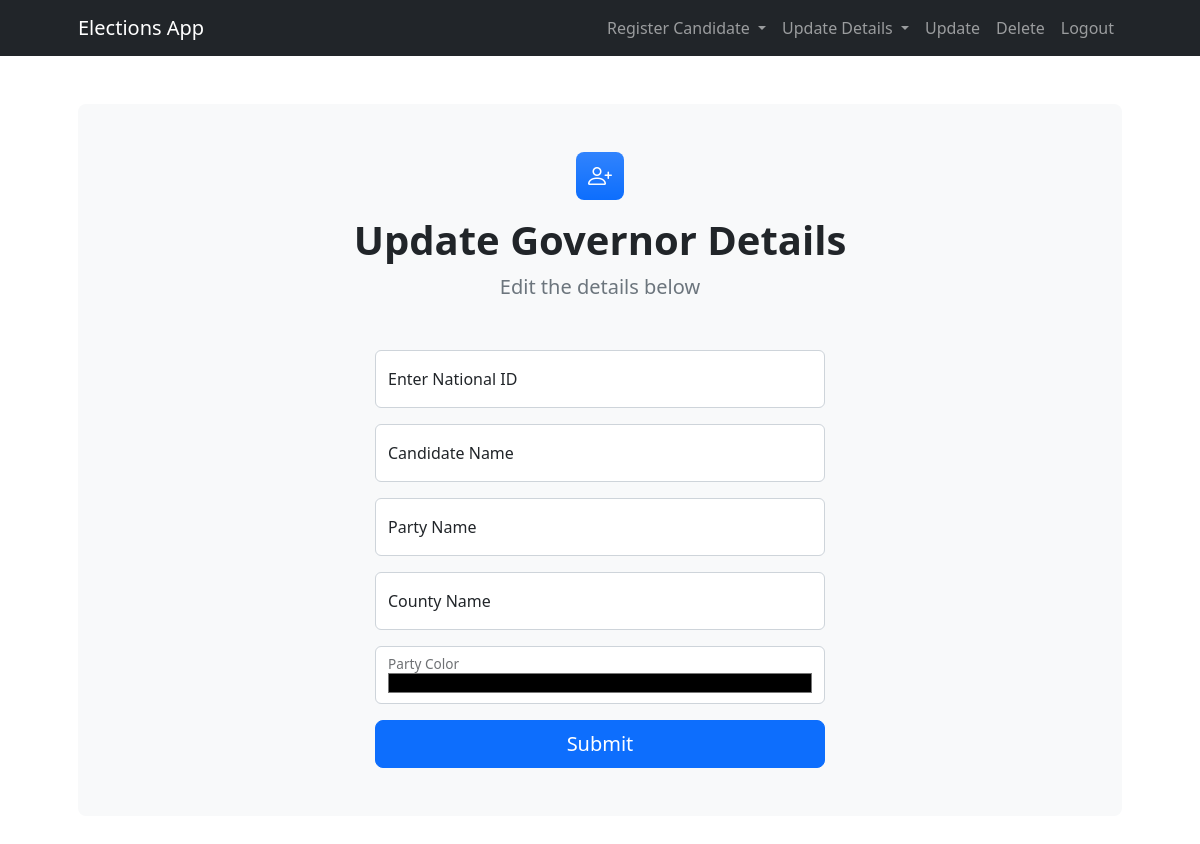
Page /admin/update/governor/34293561 on the earlier database version.
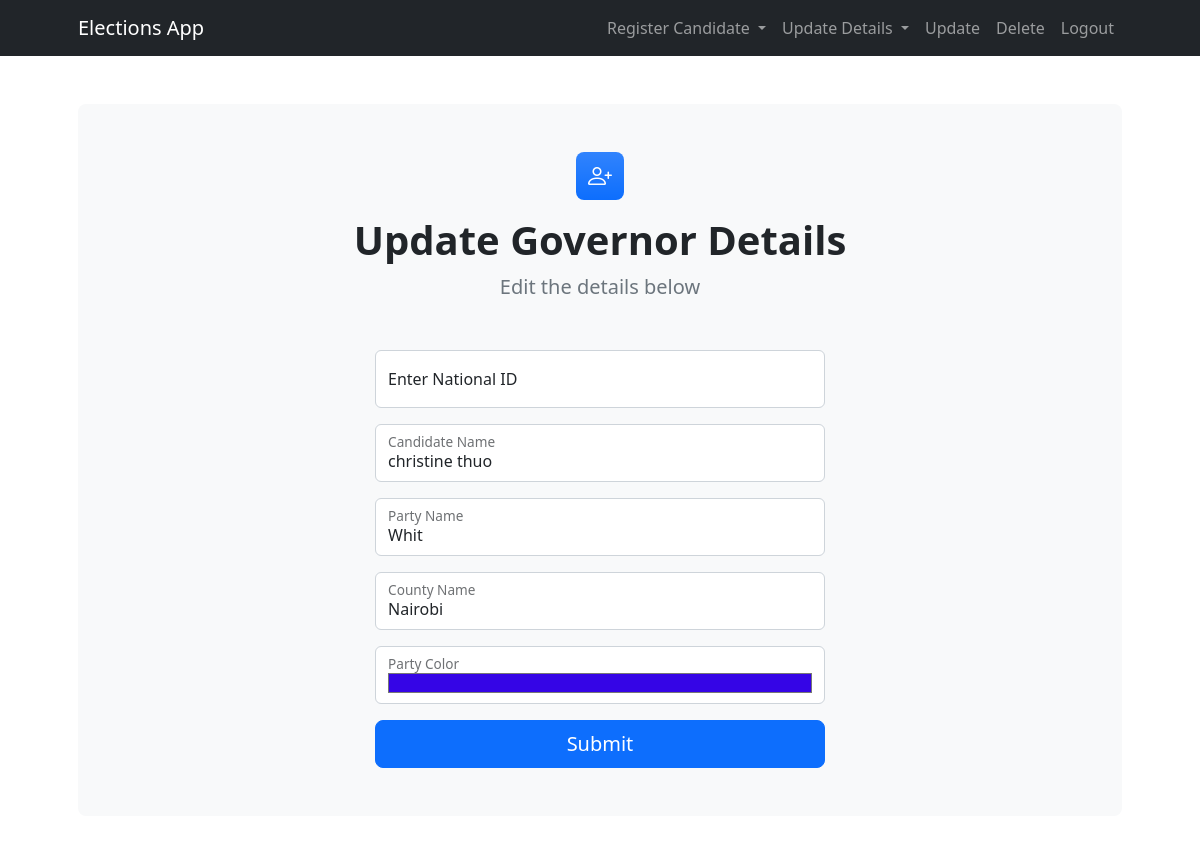
Same page on the later database version.
### app/models.py (models this page shows)
class Governor(db.Model):
    id = db.Column(db.Integer, primary_key=True)
    national_id = db.Column(db.String(20), unique=True, nullable=False)
    name = db.Column(db.String(100), nullable=False)
    party_name = db.Column(db.String(100), nullable=False)
    county = db.Column(db.String(50), nullable=False)
    party_color = Column(String(20), nullable=False)

### app/routes.py (the view, shortened to what this page needs)
@app.route('/admin/update/governor/<national_id>', methods=['GET', 'POST'])
def update_governor(national_id):
    governor = Governor.query.filter_by(national_id=national_id).first()
    success_message = None  # Initialize success message flag
    return render_template('update_governor.html', governor=governor, success_message=success_message)

### app/templates/update_governor.html (shortened to what this page needs)
<!DOCTYPE html>
<html lang="en">
<head>
    <link href="https://cdn.jsdelivr.net/npm/bootstrap@5.2.3/dist/css/bootstrap.min.css" rel="stylesheet">
    <link href="https://cdn.jsdelivr.net/npm/bootstrap-icons@1.5.0/font/bootstrap-icons.css" rel="stylesheet">
    <link href="{{ url_for('static', filename='css/styles.css') }}" rel="stylesheet" />
</head>
<body class="d-flex flex-column h-100">
    <main class="flex-shrink-0">
        <nav class="navbar navbar-expand-lg navbar-dark bg-dark">
            <div class="container px-5">
                <a class="navbar-brand" href="/admin/dashboard">Elections App</a>
                <div class="collapse navbar-collapse" id="navbarSupportedContent">
                    <ul class="navbar-nav ms-auto mb-2 mb-lg-0">
                        <li class="nav-item dropdown">
                            <a class="nav-link dropdown-toggle" href="#" id="navbarDropdown" role="button" data-bs-toggle="dropdown" aria-expanded="false">
                                Register Candidate
                            </a>
                        </li>
                        <li class="nav-item dropdown">
                            <a class="nav-link dropdown-toggle" href="#" id="navbarDropdown" role="button" data-bs-toggle="dropdown" aria-expanded="false">
                                Update Details
                            </a>
                        </li>
                        <li class="nav-item"><a class="nav-link" href="/admin/update">Update</a></li>
                        <li class="nav-item"><a class="nav-link" href="/admin/delete">Delete</a></li>
                        <li class="nav-item"><a class="nav-link" href="/admin/logout">Logout</a></li>
                    </ul>
                </div>
            </div>
        </nav>
        <section class="py-5">
            <div class="container px-5">
                <div class="bg-light rounded-3 py-5 px-4 px-md-5 mb-5">
                    <div class="text-center mb-5">
                        <div class="feature bg-primary bg-gradient text-white rounded-3 mb-3"><i class="bi bi-person-plus"></i></div>
                        <h1 class="fw-bolder">Update Governor Details</h1>
                        <p class="lead fw-normal text-muted mb-0">Edit the details below</p>
                    </div>
                    <div class="row gx-5 justify-content-center">
                        <div class="col-lg-8 col-xl-6">
                            <form action="" method="POST">
                                <div class="form-floating mb-3">
                                    <input class="form-control" id="national_id_input" type="text" placeholder="Enter national ID number..." onkeypress="checkEnter(event)">
                                    <label for="national_id_input">Enter National ID</label>
                                </div>
                                <div class="form-floating mb-3">
                                    <input class="form-control" id="name" name="name" type="text" value="{{ governor.name }}" placeholder="Enter candidate's name...">
                                    <label for="name">Candidate Name</label>
                                </div>
                                <div class="form-floating mb-3">
                                    <input class="form-control" id="party_name" name="party_name" type="text" value="{{ governor.party_name }}" placeholder="Enter party name...">
                                    <label for="party_name">Party Name</label>
                                </div>
                                <div class="form-floating mb-3">
                                    <input class="form-control" id="county_name" name="county_name" type="text" value="{{ governor.county }}" placeholder="Enter county name...">
                                    <label for="county_name">County Name</label>
                                </div>
                                <div class="form-floating mb-3">
                                    <input class="form-control" id="party_color" name="party_color" type="color" value="{{ governor.party_color }}" required>
                                    <label for="party_color">Party Color</label>
                                </div>
                                <div class="d-grid"><button class="btn btn-primary btn-lg" type="submit">Submit</button></div>
                            </form>
                        </div>
                    </div>
                </div>
            </div>
        </section>
    </main>
</body>
</html>

Differences in the rows shown:
added Governor: name "christine thuo", party_name "Whit", county_name "Nairobi", party_color "#3505e6"
Other differences:
form field party_color: "#000000" → (not shown)
